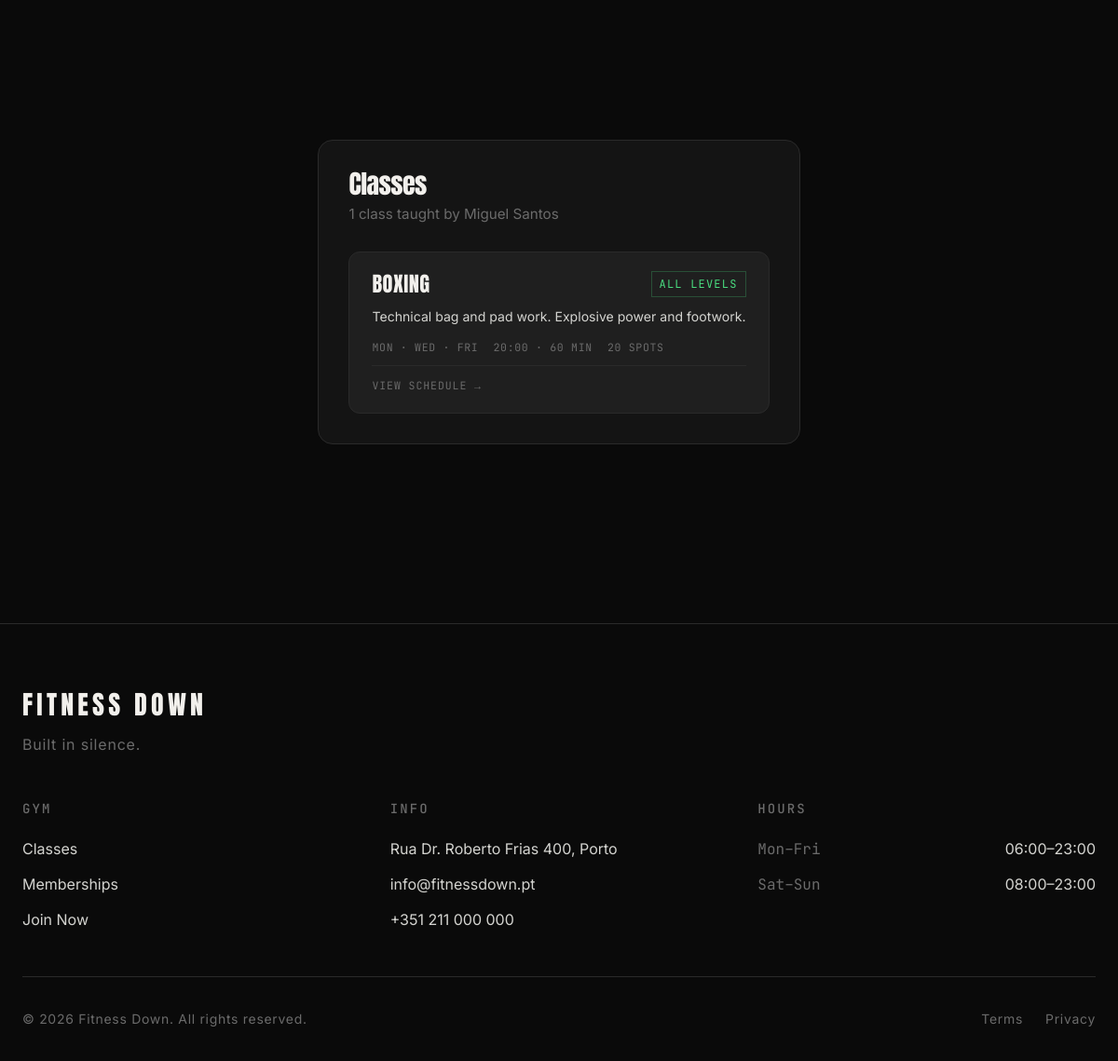
The page /trainer.php?id=4 (lower part) on the database as committed earlier.
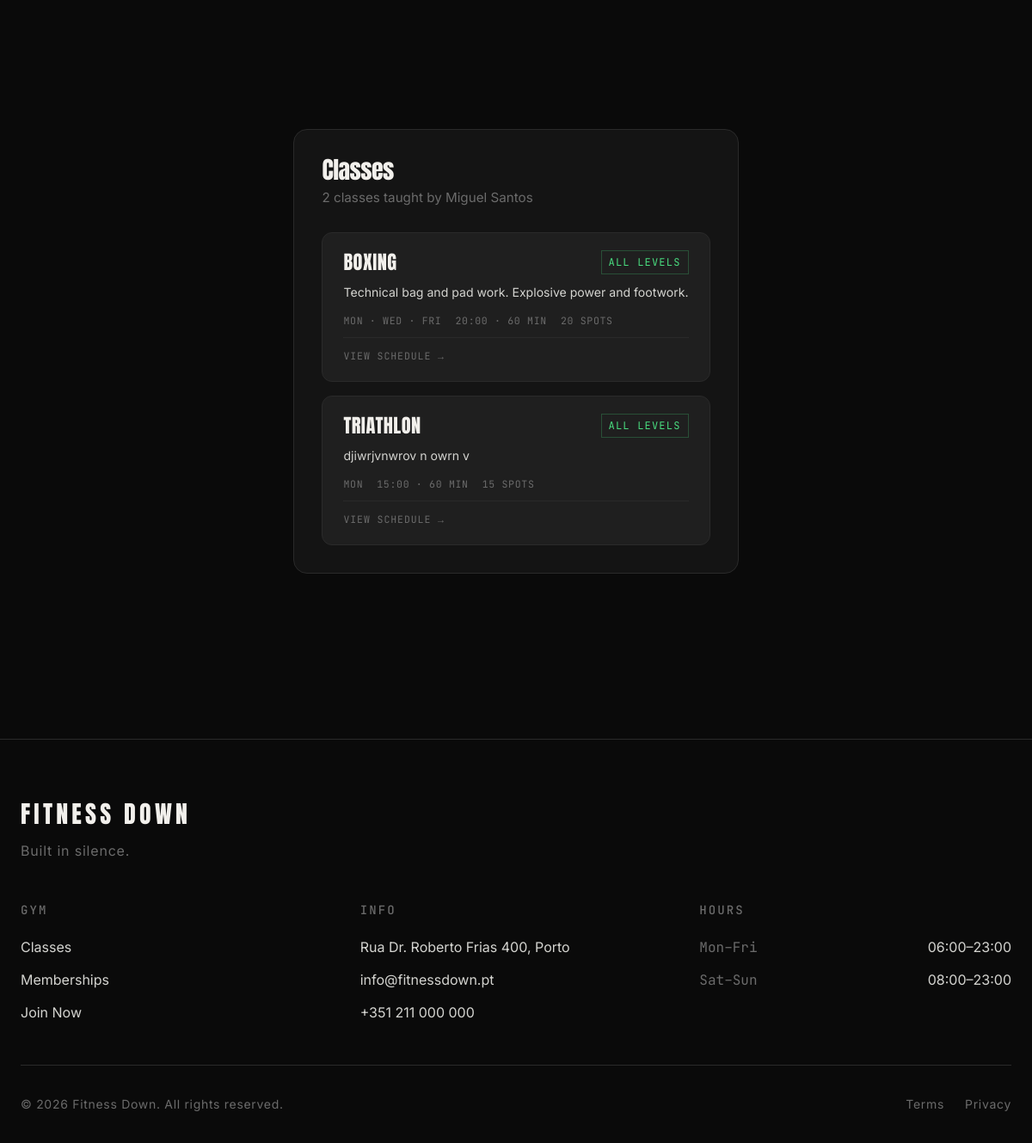
The same page on the database as committed later.
### tables this page shows
CREATE TABLE classes(
    id INTEGER PRIMARY KEY AUTOINCREMENT,
    trainer_id INTEGER NOT NULL,
    name TEXT NOT NULL, --this name will be the type of class
    description TEXT,
    difficulty TEXT NOT NULL CHECK (difficulty IN('beginner', 'intermediate', 'advanced')),
    duration_minutes INTEGER NOT NULL,
    capacity INTEGER NOT NULL,
    is_active INTEGER NOT NULL DEFAULT 1, photo TEXT,
    FOREIGN KEY (trainer_id) REFERENCES users(id) ON DELETE RESTRICT
);

CREATE TABLE sessions(
    id INTEGER PRIMARY KEY AUTOINCREMENT,
    class_id INTEGER NOT NULL,
    day_of_week TEXT NOT NULL CHECK (day_of_week IN ('monday','tuesday','wednesday','thursday','friday','saturday','sunday')),
    start_time TEXT NOT NULL,
    duration_minutes INTEGER NOT NULL CHECK (duration_minutes > 0),
    FOREIGN KEY (class_id) REFERENCES classes(id) ON DELETE CASCADE
);

### includes/helper.php (called while the page is built, shortened)
<?php
function e(string $val): string {
    return htmlspecialchars($val, ENT_QUOTES | ENT_SUBSTITUTE, 'UTF-8');
}

### trainer.php (the view, shortened to what this page needs)
<?php
$trainer_id = isset($_GET['id']) ? (int)$_GET['id'] : 0;
$pdo = get_db();
$stmt = $pdo->prepare("
    SELECT id, name, username, profile_photo, role, is_active
    FROM users
    WHERE id = ? AND role = 'trainer' AND is_active = 1
");
$stmt->execute([$trainer_id]);
$trainer = $stmt->fetch();
$stmt = $pdo->prepare("
    SELECT c.id, c.name, c.description, c.difficulty, c.duration_minutes, c.capacity
    FROM classes c
    WHERE c.trainer_id = ? AND c.is_active = 1
    ORDER BY c.name
");
$stmt->execute([$trainer_id]);
$classes = $stmt->fetchAll();
$class_ids = array_column($classes, 'id');
$sessions_by_class = [];
if (!empty($class_ids)) {
    $placeholders = implode(',', array_fill(0, count($class_ids), '?'));
    $stmt = $pdo->prepare("
        SELECT s.class_id, s.day_of_week, s.start_time
        FROM sessions s
        WHERE s.class_id IN ($placeholders)
        ORDER BY CASE s.day_of_week
            WHEN 'monday'    THEN 1 WHEN 'tuesday'   THEN 2 WHEN 'wednesday' THEN 3
            WHEN 'thursday'  THEN 4 WHEN 'friday'    THEN 5 WHEN 'saturday'  THEN 6
            WHEN 'sunday'    THEN 7 END, s.start_time
    ");
    $stmt->execute($class_ids);
    foreach ($stmt->fetchAll() as $s) {
        $sessions_by_class[$s['class_id']][] = $s;
    }
}
$day_abbr = [
    'monday' => 'Mon', 'tuesday' => 'Tue', 'wednesday' => 'Wed',
    'thursday' => 'Thu', 'friday' => 'Fri', 'saturday' => 'Sat', 'sunday' => 'Sun',
];
$difficulty_map = [
    'beginner'     => ['class' => 'easy', 'label' => 'All levels'],
    'intermediate' => ['class' => 'mid',  'label' => 'Intermediate'],
    'advanced'     => ['class' => 'hard', 'label' => 'Advanced'],
];
include __DIR__ . '/includes/header.php';
?>
<main class="trainer-public">
    <section class="tp-hero">
    </section>
    <section class="tp-classes">
        <header class="tp-classes__header">
            <h2>Classes</h2>
            <p><?= count($classes) ?> class<?= count($classes) !== 1 ? 'es' : '' ?> taught by <?= e($trainer['name']) ?></p>
        </header>
        <?php if (empty($classes)): ?>
            <p class="tp-classes__empty">No active classes at the moment.</p>
        <?php else: ?>
            <div class="tp-class-grid">
                <?php foreach ($classes as $cls):
                    $diff     = $difficulty_map[$cls['difficulty']] ?? ['class' => 'easy', 'label' => $cls['difficulty']];
                    $sessions = $sessions_by_class[$cls['id']] ?? [];
                    $days     = array_unique(array_column($sessions, 'day_of_week'));
                    $day_disp = count($days) === 7
                              ? 'Daily'
                              : implode(' · ', array_map(fn($d) => $day_abbr[$d] ?? $d, $days));
                    $first_time = $sessions[0]['start_time'] ?? null;
                ?>
                <div class="tp-class-card">
                    <div class="tp-class-card__top">
                        <h3 class="tp-class-card__name"><?= e($cls['name']) ?></h3>
                        <span class="crow__difficulty crow__difficulty--<?= $diff['class'] ?>"><?= e($diff['label']) ?></span>
                    </div>
                    <?php if (!empty($cls['description'])): ?>
                        <p class="tp-class-card__desc"><?= e($cls['description']) ?></p>
                    <?php endif; ?>
                    <div class="tp-class-card__meta">
                        <?php if ($day_disp): ?>
                            <span class="tp-class-card__days"><?= e($day_disp) ?></span>
                        <?php endif; ?>
                        <?php if ($first_time): ?>
                            <span class="tp-class-card__time"><?= e($first_time) ?> · <?= (int)$cls['duration_minutes'] ?> min</span>
                        <?php endif; ?>
                        <span class="tp-class-card__cap"><?= (int)$cls['capacity'] ?> spots</span>
                    </div>
                    <a href="/classes.php" class="tp-class-card__link">View schedule →</a>
                </div>
                <?php endforeach; ?>
            </div>
        <?php endif; ?>
    </section>
</main>
<?php include __DIR__ . '/includes/footer.php'; ?>

Rows that differ between the two databases and show on the page:
added classes: name "TRIATHLON", difficulty "ALL LEVELS", description "djiwrjvnwrov n owrn v", id "MON", id.start_time "15:00", duration_minutes "60", capacity "15"
Other text that changed with them:
count($classes): "1" → "2"
text now shown: "es"
